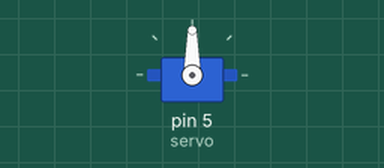
Recording of a sketch running on a simulated Arduino Uno, built with avr-gcc and run on an emulated ATmega328P. Shown: servo.

Above: at 30.05 s.
At 34.0 s:
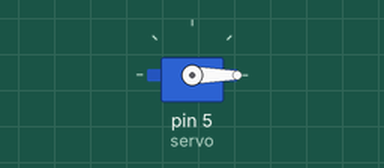
Timing chart, 0 to 35.2 s (numbered marks = the images above):
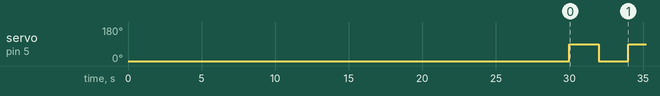

Measured:
- by itself, servo on pin 5 (servo): alternates 90° for 2.0 s and 0° for 2.0 s

The sketch:

servomoter.ino
```cpp
#include <Servo.h>

Servo servo;
void setup() {
  servo.attach(5);
  servo.write(0);

  delay(30000);

}

void loop() {

  servo.write(90);
  delay(2000);

  servo.write(0);
  delay(2000);


}
```
